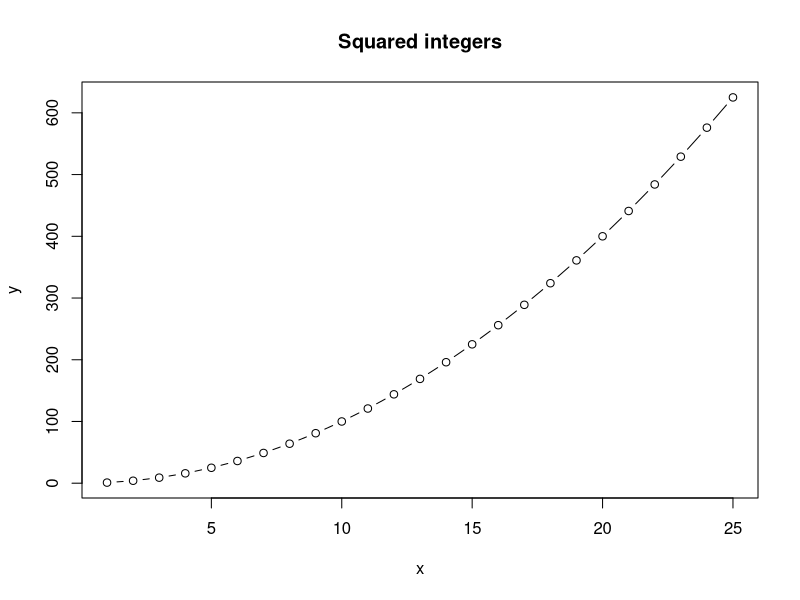
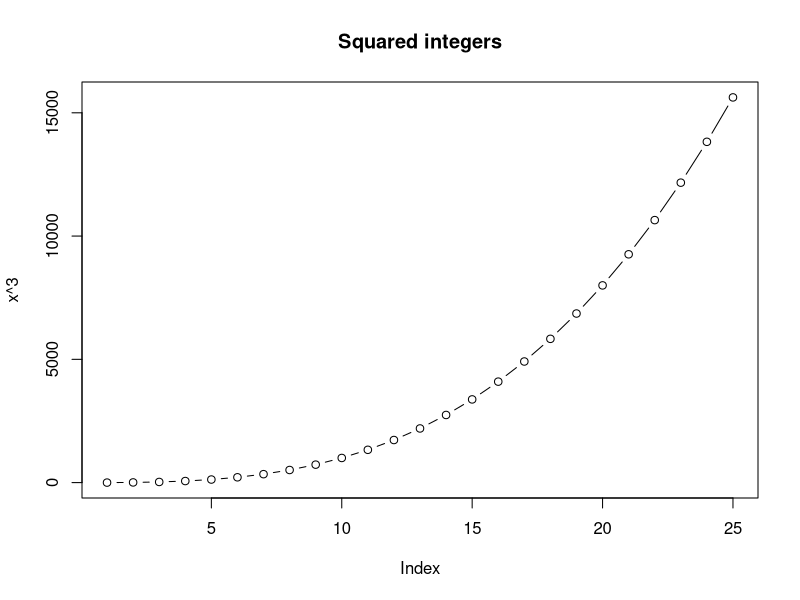

R code for these plots, in order:
## This is a R script 
## Run this code to make a plot of x and x^2 for the integers from 1 to 10

x <- 1:25
y <- x^2


plot(x,y, type = "b", main = "Squared integers")
plot(x^3, type = "b", main = "Squared integers")